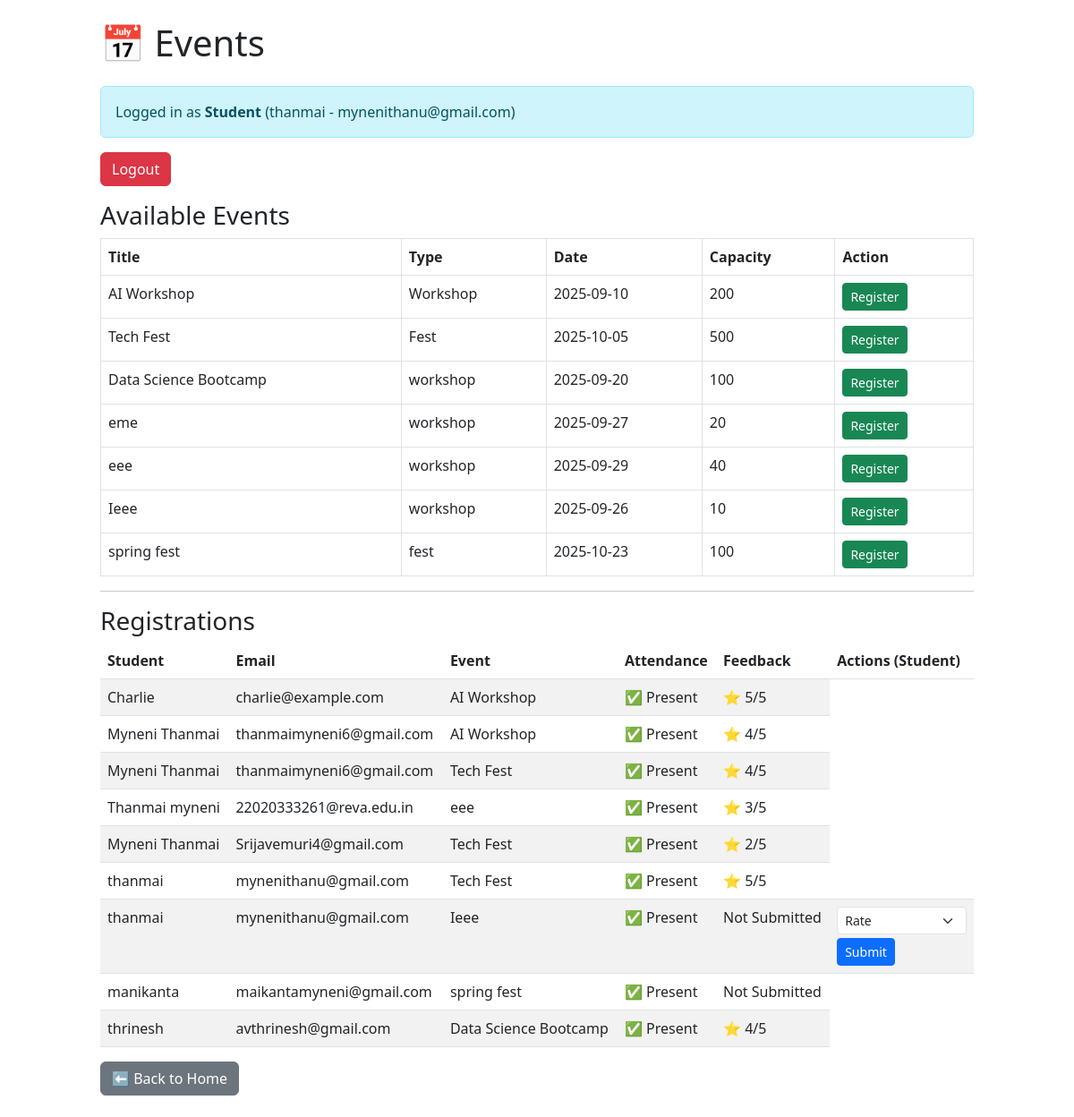
Page /events (signed in) on the committed database.
### app.py (models this page shows)
class Student(db.Model):
    id = db.Column(db.Integer, primary_key=True)
    name = db.Column(db.String, nullable=False)
    email = db.Column(db.String)

class Event(db.Model):
    id = db.Column(db.Integer, primary_key=True)
    title = db.Column(db.String, nullable=False)
    type = db.Column(db.String, default='Workshop')
    date = db.Column(db.String)
    capacity = db.Column(db.Integer, default=0)

### app.py (the view, shortened to what this page needs)
@app.route('/events', methods=['GET', 'POST'])
def events():
    events_list = Event.query.all()
    message = None
    registrations = Registration.query.all()
    reg_data = []
    for r in registrations:
        student = Student.query.get(r.student_id)
        event = Event.query.get(r.event_id)
        att = Attendance.query.filter_by(registration_id=r.id).first()
        fb = Feedback.query.filter_by(registration_id=r.id).first()
        reg_data.append({
            'reg_id': r.id,
            'student_name': student.name,
            'student_email': student.email,
            'event_title': event.title,
            'attendance': att.present if att else None,
            'feedback': fb.rating if fb else None
        })
    return render_template('events.html', events=events_list, reg_data=reg_data, message=message)

### templates/events.html (shortened to what this page needs)
<!doctype html>
<html lang="en">
<head>
  <link href="https://cdn.jsdelivr.net/npm/bootstrap@5.3.0/dist/css/bootstrap.min.css" rel="stylesheet">
</head>
<body class="p-4">
  <div class="container" style="max-width:1000px">
    <h1 class="mb-4">📅 Events</h1>
    {% if session.get('role') %}
      <div class="alert alert-info">
        Logged in as <b>{{ session.get('role')|capitalize }}</b>
        {% if session.get('role') == 'student' %}
          ({{ session.get('student_name') }} - {{ session.get('student_email') }})
        {% endif %}
      </div>
      <form action="{{ url_for('logout') }}" method="get" class="mb-3">
        <button type="submit" class="btn btn-danger">Logout</button>
      </form>
    {% else %}
      <form action="{{ url_for('login') }}" method="get" class="mb-3">
        <button type="submit" class="btn btn-primary">Login</button>
      </form>
    {% endif %}
    <h3>Available Events</h3>
    <table class="table table-bordered">
      <thead>
        <tr>
          <th>Title</th>
          <th>Type</th>
          <th>Date</th>
          <th>Capacity</th>
          {% if session.get('role') == 'student' %}
            <th>Action</th>
          {% endif %}
        </tr>
      </thead>
      <tbody>
        {% for e in events %}
          <tr>
            <td>{{ e.title }}</td>
            <td>{{ e.type }}</td>
            <td>{{ e.date }}</td>
            <td>{{ e.capacity }}</td>
            {% if session.get('role') == 'student' %}
              <td>
                <form method="post">
                  <button class="btn btn-sm btn-success">Register</button>
                </form>
              </td>
            {% endif %}
          </tr>
        {% endfor %}
      </tbody>
    </table>
    <hr>
    <h3>Registrations</h3>
    <table class="table table-striped">
      <thead>
        <tr>
          <th>Student</th>
          <th>Email</th>
          <th>Event</th>
          <th>Attendance</th>
          <th>Feedback</th>
          {% if session.get('role') == 'admin' %}
            <th>Actions (Admin)</th>
          {% elif session.get('role') == 'student' %}
            <th>Actions (Student)</th>
          {% endif %}
        </tr>
      </thead>
      <tbody>
        {% for r in reg_data %}
          <tr>
            <td>{{ r.student_name }}</td>
            <td>{{ r.student_email }}</td>
            <td>{{ r.event_title }}</td>
            <td>
              {% if r.attendance is none %}
                Not Marked
              {% elif r.attendance %}
                ✅ Present
              {% else %}
                ❌ Absent
              {% endif %}
            </td>
            <td>
              {% if r.feedback %}
                ⭐ {{ r.feedback }}/5
              {% else %}
                Not Submitted
              {% endif %}
            </td>
            {% if session.get('role') == 'student' and session.get('student_email') == r.student_email %}
              <td>
                {% if not r.feedback %}
                  <form method="post" action="{{ url_for('submit_feedback', reg_id=r.reg_id) }}">
                    <select name="rating" class="form-select form-select-sm mb-1" required>
                      <option value="">Rate</option>
                    </select>
                    <button type="submit" class="btn btn-sm btn-primary">Submit</button>
                  </form>
                {% endif %}
              </td>
            {% endif %}
          </tr>
        {% endfor %}
      </tbody>
    </table>
    <form action="{{ url_for('index') }}" method="get">
      <button type="submit" class="btn btn-secondary">⬅ Back to Home</button>
    </form>
  </div>
</body>
</html>

### rows in the picture
Student: get "thanmai", get "mynenithanu@gmail.com", student_name "thanmai" "thanmai", student_email "mynenithanu@gmail.com" "mynenithanu@gmail.com"
Event: title "AI Workshop", type "Workshop", date "2025-09-10", capacity "200", event_title "AI Workshop" "AI Workshop"
Event: title "Tech Fest", type "Fest", date "2025-10-05", capacity "500", event_title "Tech Fest" "Tech Fest" "Tech Fest"
Event: title "Data Science Bootcamp", type "workshop", date "2025-09-20", capacity "100", event_title "Data Science Bootcamp"
Event: title "eme", type "workshop", date "2025-09-27", capacity "20"
Event: title "eee", type "workshop", date "2025-09-29", capacity "40", event_title "eee"
Event: title "Ieee", type "workshop", date "2025-09-26", capacity "10", event_title "Ieee"
Event: title "spring fest", type "fest", date "2025-10-23", capacity "100", event_title "spring fest"
Student: student_name "Charlie", student_email "charlie@example.com"
Student: student_name "Myneni Thanmai" "Myneni Thanmai", student_email "thanmaimyneni6@gmail.com" "thanmaimyneni6@gmail.com"
Student: student_name "Thanmai myneni", student_email "22020333261@reva.edu.in"
Student: student_name "Myneni Thanmai", student_email "Srijavemuri4@gmail.com"
Student: student_name "manikanta", student_email "maikantamyneni@gmail.com"
Student: student_name "thrinesh", student_email "avthrinesh@gmail.com"

### other values in the picture
{{ session.get('role')|capitalize }} "Student"
{{ r.feedback }} "5" "4" "4" "3" "2" "5" "4"
